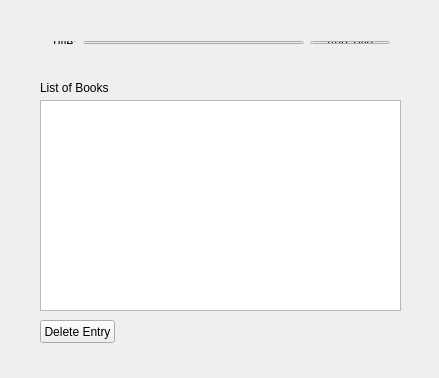
<?xml version="1.0" encoding="UTF-8"?>
<ui version="4.0">
 <class>Widget</class>
 <widget class="QWidget" name="Widget">
  <property name="geometry">
   <rect>
    <x>0</x>
    <y>0</y>
    <width>439</width>
    <height>378</height>
   </rect>
  </property>
  <property name="windowTitle">
   <string>Widget</string>
  </property>
  <widget class="QListView" name="listView">
   <property name="geometry">
    <rect>
     <x>40</x>
     <y>100</y>
     <width>361</width>
     <height>211</height>
    </rect>
   </property>
  </widget>
  <widget class="QLabel" name="label">
   <property name="geometry">
    <rect>
     <x>40</x>
     <y>80</y>
     <width>161</width>
     <height>16</height>
    </rect>
   </property>
   <property name="text">
    <string>List of Books</string>
   </property>
  </widget>
  <widget class="QPushButton" name="pushButtonDelete">
   <property name="geometry">
    <rect>
     <x>40</x>
     <y>320</y>
     <width>75</width>
     <height>23</height>
    </rect>
   </property>
   <property name="text">
    <string>Delete Entry</string>
   </property>
  </widget>
  <widget class="QWidget" name="">
   <property name="geometry">
    <rect>
     <x>40</x>
     <y>30</y>
     <width>361</width>
     <height>25</height>
    </rect>
   </property>
   <layout class="QHBoxLayout" name="horizontalLayout">
    <item>
     <widget class="QLabel" name="label_2">
      <property name="text">
       <string>Title:</string>
      </property>
     </widget>
    </item>
    <item>
     <widget class="QLineEdit" name="lineEdit"/>
    </item>
    <item>
     <widget class="QPushButton" name="pushButtonAdd">
      <property name="text">
       <string>Add Title</string>
      </property>
     </widget>
    </item>
   </layout>
  </widget>
 </widget>
 <layoutdefault spacing="6" margin="11"/>
 <resources/>
 <connections/>
</ui>
